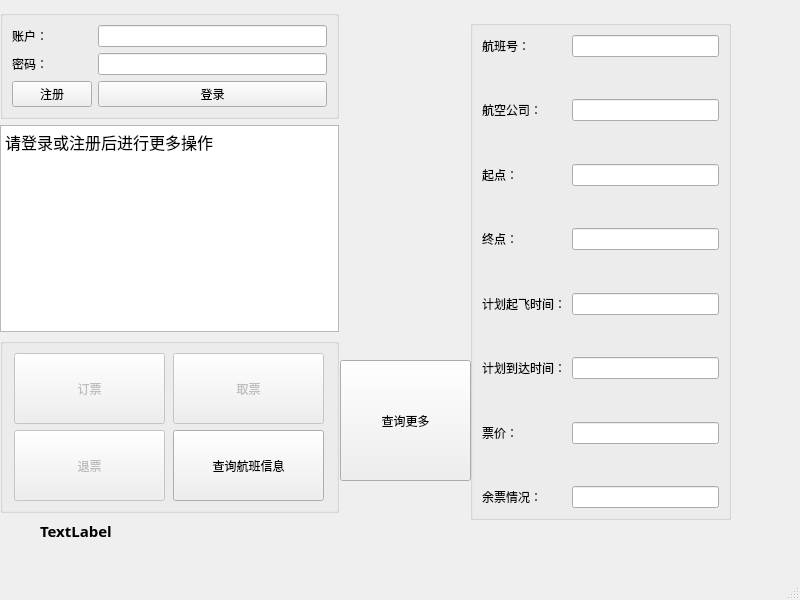
<?xml version="1.0" encoding="UTF-8"?>
<ui version="4.0">
 <class>UserWindow</class>
 <widget class="QMainWindow" name="UserWindow">
  <property name="geometry">
   <rect>
    <x>0</x>
    <y>0</y>
    <width>800</width>
    <height>600</height>
   </rect>
  </property>
  <property name="windowTitle">
   <string>MainWindow</string>
  </property>
  <widget class="QWidget" name="centralwidget">
   <widget class="QGroupBox" name="groupBox">
    <property name="geometry">
     <rect>
      <x>470</x>
      <y>20</y>
      <width>261</width>
      <height>500</height>
     </rect>
    </property>
    <layout class="QFormLayout" name="formLayout_2">
     <item row="0" column="0">
      <widget class="QLabel" name="label_3">
       <property name="layoutDirection">
        <enum>Qt::LeftToRight</enum>
       </property>
       <property name="text">
        <string>航班号：</string>
       </property>
       <property name="alignment">
        <set>Qt::AlignCenter</set>
       </property>
      </widget>
     </item>
     <item row="1" column="0">
      <spacer name="verticalSpacer">
       <property name="layoutDirection">
        <enum>Qt::LeftToRight</enum>
       </property>
       <property name="orientation">
        <enum>Qt::Vertical</enum>
       </property>
       <property name="sizeHint" stdset="0">
        <size>
         <width>20</width>
         <height>40</height>
        </size>
       </property>
      </spacer>
     </item>
     <item row="2" column="0">
      <widget class="QLabel" name="label_4">
       <property name="layoutDirection">
        <enum>Qt::LeftToRight</enum>
       </property>
       <property name="text">
        <string>航空公司：</string>
       </property>
       <property name="alignment">
        <set>Qt::AlignCenter</set>
       </property>
      </widget>
     </item>
     <item row="3" column="0">
      <spacer name="verticalSpacer_2">
       <property name="layoutDirection">
        <enum>Qt::LeftToRight</enum>
       </property>
       <property name="orientation">
        <enum>Qt::Vertical</enum>
       </property>
       <property name="sizeHint" stdset="0">
        <size>
         <width>20</width>
         <height>40</height>
        </size>
       </property>
      </spacer>
     </item>
     <item row="4" column="0">
      <widget class="QLabel" name="label_5">
       <property name="layoutDirection">
        <enum>Qt::LeftToRight</enum>
       </property>
       <property name="text">
        <string>起点：</string>
       </property>
       <property name="alignment">
        <set>Qt::AlignCenter</set>
       </property>
      </widget>
     </item>
     <item row="5" column="0">
      <spacer name="verticalSpacer_3">
       <property name="layoutDirection">
        <enum>Qt::LeftToRight</enum>
       </property>
       <property name="orientation">
        <enum>Qt::Vertical</enum>
       </property>
       <property name="sizeHint" stdset="0">
        <size>
         <width>20</width>
         <height>40</height>
        </size>
       </property>
      </spacer>
     </item>
     <item row="6" column="0">
      <widget class="QLabel" name="label_6">
       <property name="layoutDirection">
        <enum>Qt::LeftToRight</enum>
       </property>
       <property name="text">
        <string>终点：</string>
       </property>
       <property name="alignment">
        <set>Qt::AlignCenter</set>
       </property>
      </widget>
     </item>
     <item row="7" column="0">
      <spacer name="verticalSpacer_4">
       <property name="layoutDirection">
        <enum>Qt::LeftToRight</enum>
       </property>
       <property name="orientation">
        <enum>Qt::Vertical</enum>
       </property>
       <property name="sizeHint" stdset="0">
        <size>
         <width>20</width>
         <height>40</height>
        </size>
       </property>
      </spacer>
     </item>
     <item row="8" column="0">
      <widget class="QLabel" name="label_7">
       <property name="layoutDirection">
        <enum>Qt::LeftToRight</enum>
       </property>
       <property name="text">
        <string>计划起飞时间：</string>
       </property>
       <property name="alignment">
        <set>Qt::AlignCenter</set>
       </property>
      </widget>
     </item>
     <item row="9" column="0">
      <spacer name="verticalSpacer_5">
       <property name="layoutDirection">
        <enum>Qt::LeftToRight</enum>
       </property>
       <property name="orientation">
        <enum>Qt::Vertical</enum>
       </property>
       <property name="sizeHint" stdset="0">
        <size>
         <width>20</width>
         <height>40</height>
        </size>
       </property>
      </spacer>
     </item>
     <item row="10" column="0">
      <widget class="QLabel" name="label_8">
       <property name="layoutDirection">
        <enum>Qt::LeftToRight</enum>
       </property>
       <property name="text">
        <string>计划到达时间：</string>
       </property>
       <property name="alignment">
        <set>Qt::AlignCenter</set>
       </property>
      </widget>
     </item>
     <item row="11" column="0">
      <spacer name="verticalSpacer_6">
       <property name="layoutDirection">
        <enum>Qt::LeftToRight</enum>
       </property>
       <property name="orientation">
        <enum>Qt::Vertical</enum>
       </property>
       <property name="sizeHint" stdset="0">
        <size>
         <width>20</width>
         <height>40</height>
        </size>
       </property>
      </spacer>
     </item>
     <item row="12" column="0">
      <widget class="QLabel" name="label_9">
       <property name="layoutDirection">
        <enum>Qt::LeftToRight</enum>
       </property>
       <property name="text">
        <string>票价：</string>
       </property>
       <property name="alignment">
        <set>Qt::AlignCenter</set>
       </property>
      </widget>
     </item>
     <item row="13" column="0">
      <spacer name="verticalSpacer_7">
       <property name="layoutDirection">
        <enum>Qt::LeftToRight</enum>
       </property>
       <property name="orientation">
        <enum>Qt::Vertical</enum>
       </property>
       <property name="sizeHint" stdset="0">
        <size>
         <width>20</width>
         <height>40</height>
        </size>
       </property>
      </spacer>
     </item>
     <item row="14" column="0">
      <widget class="QLabel" name="label_10">
       <property name="layoutDirection">
        <enum>Qt::LeftToRight</enum>
       </property>
       <property name="text">
        <string>余票情况：</string>
       </property>
       <property name="alignment">
        <set>Qt::AlignCenter</set>
       </property>
      </widget>
     </item>
     <item row="0" column="1">
      <widget class="QLineEdit" name="editFNumber"/>
     </item>
     <item row="2" column="1">
      <widget class="QLineEdit" name="editAirways"/>
     </item>
     <item row="4" column="1">
      <widget class="QLineEdit" name="editStartPoint"/>
     </item>
     <item row="6" column="1">
      <widget class="QLineEdit" name="editEndPoint"/>
     </item>
     <item row="8" column="1">
      <widget class="QLineEdit" name="editPlanDepartureTime"/>
     </item>
     <item row="10" column="1">
      <widget class="QLineEdit" name="editPlanArrivalTime"/>
     </item>
     <item row="12" column="1">
      <widget class="QLineEdit" name="editPrice"/>
     </item>
     <item row="14" column="1">
      <widget class="QLineEdit" name="editRemainTickit"/>
     </item>
     <item row="9" column="1">
      <widget class="QLabel" name="labelPDT">
       <property name="text">
        <string/>
       </property>
      </widget>
     </item>
     <item row="11" column="1">
      <widget class="QLabel" name="labelPAT">
       <property name="text">
        <string/>
       </property>
      </widget>
     </item>
    </layout>
   </widget>
   <widget class="QLabel" name="tip">
    <property name="geometry">
     <rect>
      <x>40</x>
      <y>520</y>
      <width>500</width>
      <height>21</height>
     </rect>
    </property>
    <property name="font">
     <font>
      <family>幼圆</family>
      <pointsize>11</pointsize>
      <weight>75</weight>
      <bold>true</bold>
      <underline>false</underline>
     </font>
    </property>
    <property name="text">
     <string>TextLabel</string>
    </property>
   </widget>
   <widget class="QPushButton" name="btnFindMore">
    <property name="geometry">
     <rect>
      <x>340</x>
      <y>360</y>
      <width>131</width>
      <height>121</height>
     </rect>
    </property>
    <property name="text">
     <string>查询更多</string>
    </property>
   </widget>
   <widget class="QWidget" name="">
    <property name="geometry">
     <rect>
      <x>0</x>
      <y>10</y>
      <width>339</width>
      <height>503</height>
     </rect>
    </property>
    <layout class="QVBoxLayout" name="verticalLayout">
     <item>
      <widget class="QGroupBox" name="groupLogin">
       <layout class="QGridLayout" name="gridLayout">
        <item row="0" column="1">
         <widget class="QLineEdit" name="editName"/>
        </item>
        <item row="2" column="1">
         <widget class="QPushButton" name="btnLogin">
          <property name="text">
           <string>登录</string>
          </property>
         </widget>
        </item>
        <item row="1" column="1">
         <widget class="QLineEdit" name="editPasswd">
          <property name="echoMode">
           <enum>QLineEdit::Password</enum>
          </property>
         </widget>
        </item>
        <item row="0" column="0">
         <widget class="QLabel" name="label">
          <property name="text">
           <string>账户：</string>
          </property>
         </widget>
        </item>
        <item row="1" column="0">
         <widget class="QLabel" name="label_2">
          <property name="text">
           <string>密码：</string>
          </property>
         </widget>
        </item>
        <item row="2" column="0">
         <widget class="QPushButton" name="btnRegist">
          <property name="text">
           <string>注册</string>
          </property>
         </widget>
        </item>
       </layout>
      </widget>
     </item>
     <item>
      <widget class="QTextBrowser" name="textBrowser">
       <property name="html">
        <string>&lt;!DOCTYPE HTML PUBLIC &quot;-//W3C//DTD HTML 4.0//EN&quot; &quot;http://www.w3.org/TR/REC-html40/strict.dtd&quot;&gt;
&lt;html&gt;&lt;head&gt;&lt;meta name=&quot;qrichtext&quot; content=&quot;1&quot; /&gt;&lt;style type=&quot;text/css&quot;&gt;
p, li { white-space: pre-wrap; }
&lt;/style&gt;&lt;/head&gt;&lt;body style=&quot; font-family:'SimSun'; font-size:9pt; font-weight:400; font-style:normal;&quot;&gt;
&lt;p style=&quot; margin-top:0px; margin-bottom:0px; margin-left:0px; margin-right:0px; -qt-block-indent:0; text-indent:0px;&quot;&gt;&lt;span style=&quot; font-size:12pt;&quot;&gt;请登录或注册后进行更多操作&lt;/span&gt;&lt;/p&gt;&lt;/body&gt;&lt;/html&gt;</string>
       </property>
      </widget>
     </item>
     <item>
      <widget class="QGroupBox" name="groupBox">
       <layout class="QGridLayout" name="gridLayout_2">
        <item row="0" column="0">
         <widget class="QPushButton" name="btnBook">
          <property name="enabled">
           <bool>false</bool>
          </property>
          <property name="minimumSize">
           <size>
            <width>151</width>
            <height>71</height>
           </size>
          </property>
          <property name="maximumSize">
           <size>
            <width>151</width>
            <height>71</height>
           </size>
          </property>
          <property name="text">
           <string>订票</string>
          </property>
         </widget>
        </item>
        <item row="0" column="1">
         <widget class="QPushButton" name="btnTake">
          <property name="enabled">
           <bool>false</bool>
          </property>
          <property name="minimumSize">
           <size>
            <width>151</width>
            <height>71</height>
           </size>
          </property>
          <property name="maximumSize">
           <size>
            <width>151</width>
            <height>71</height>
           </size>
          </property>
          <property name="text">
           <string>取票</string>
          </property>
         </widget>
        </item>
        <item row="1" column="0">
         <widget class="QPushButton" name="btnRefund">
          <property name="enabled">
           <bool>false</bool>
          </property>
          <property name="minimumSize">
           <size>
            <width>151</width>
            <height>71</height>
           </size>
          </property>
          <property name="maximumSize">
           <size>
            <width>151</width>
            <height>71</height>
           </size>
          </property>
          <property name="text">
           <string>退票</string>
          </property>
         </widget>
        </item>
        <item row="1" column="1">
         <widget class="QPushButton" name="btnFind">
          <property name="minimumSize">
           <size>
            <width>151</width>
            <height>71</height>
           </size>
          </property>
          <property name="maximumSize">
           <size>
            <width>151</width>
            <height>71</height>
           </size>
          </property>
          <property name="text">
           <string>查询航班信息</string>
          </property>
         </widget>
        </item>
       </layout>
      </widget>
     </item>
    </layout>
   </widget>
  </widget>
  <widget class="QMenuBar" name="menubar">
   <property name="geometry">
    <rect>
     <x>0</x>
     <y>0</y>
     <width>800</width>
     <height>25</height>
    </rect>
   </property>
  </widget>
  <widget class="QStatusBar" name="statusbar"/>
 </widget>
 <resources/>
 <connections/>
</ui>
